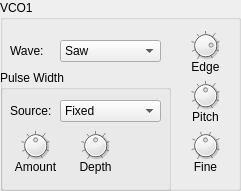
  <widget class="QGroupBox" name="groupBox">
   <property name="geometry">
    <rect>
     <x>20</x>
     <y>80</y>
     <width>241</width>
     <height>191</height>
    </rect>
   </property>
   <property name="title">
    <string>VCO1</string>
   </property>
   <property name="flat">
    <bool>false</bool>
   </property>
   <widget class="QLabel" name="label">
    <property name="geometry">
     <rect>
      <x>10</x>
      <y>40</y>
      <width>51</width>
      <height>21</height>
     </rect>
    </property>
    <property name="text">
     <string>Wave:</string>
    </property>
   </widget>
   <widget class="ComboPicker" name="osc1wave">
    <property name="geometry">
     <rect>
      <x>60</x>
      <y>40</y>
      <width>101</width>
      <height>22</height>
     </rect>
    </property>
    <item>
     <property name="text">
      <string>Saw</string>
     </property>
    </item>
    <item>
     <property name="text">
      <string>Pulse</string>
     </property>
    </item>
    <item>
     <property name="text">
      <string>Saw 2</string>
     </property>
    </item>
    <item>
     <property name="text">
      <string>Mix</string>
     </property>
    </item>
   </widget>
   <widget class="DialKnob" name="edge1">
    <property name="geometry">
     <rect>
      <x>190</x>
      <y>30</y>
      <width>31</width>
      <height>31</height>
     </rect>
    </property>
    <property name="sizePolicy">
     <sizepolicy hsizetype="Fixed" vsizetype="Fixed">
      <horstretch>0</horstretch>
      <verstretch>0</verstretch>
     </sizepolicy>
    </property>
    <property name="minimumSize">
     <size>
      <width>0</width>
      <height>0</height>
     </size>
    </property>
    <property name="maximumSize">
     <size>
      <width>16777215</width>
      <height>16777215</height>
     </size>
    </property>
    <property name="minimum">
     <number>0</number>
    </property>
    <property name="maximum">
     <number>127</number>
    </property>
    <property name="value">
     <number>100</number>
    </property>
    <property name="notchTarget">
     <double>16.000000000000000</double>
    </property>
    <property name="notchesVisible">
     <bool>true</bool>
    </property>
   </widget>
   <widget class="QLabel" name="label_8">
    <property name="geometry">
     <rect>
      <x>180</x>
      <y>60</y>
      <width>51</width>
      <height>21</height>
     </rect>
    </property>
    <property name="frameShadow">
     <enum>QFrame::Plain</enum>
    </property>
    <property name="text">
     <string>Edge</string>
    </property>
    <property name="alignment">
     <set>Qt::AlignHCenter|Qt::AlignTop</set>
    </property>
   </widget>
   <widget class="QGroupBox" name="groupBox_2">
    <property name="geometry">
     <rect>
      <x>0</x>
      <y>70</y>
      <width>171</width>
      <height>121</height>
     </rect>
    </property>
    <property name="title">
     <string>Pulse Width</string>
    </property>
    <widget class="ComboPicker" name="PWSrc1">
     <property name="geometry">
      <rect>
       <x>60</x>
       <y>30</y>
       <width>101</width>
       <height>22</height>
      </rect>
     </property>
     <item>
      <property name="text">
       <string>Fixed</string>
      </property>
     </item>
     <item>
      <property name="text">
       <string>PEG</string>
      </property>
     </item>
     <item>
      <property name="text">
       <string>FEG</string>
      </property>
     </item>
     <item>
      <property name="text">
       <string>LFO1</string>
      </property>
     </item>
     <item>
      <property name="text">
       <string>LFO2</string>
      </property>
     </item>
     <item>
      <property name="text">
       <string>LFO2 Phase</string>
      </property>
     </item>
     <item>
      <property name="text">
       <string>LFO2 Fast</string>
      </property>
     </item>
    </widget>
    <widget class="QLabel" name="label_2">
     <property name="geometry">
      <rect>
       <x>10</x>
       <y>30</y>
       <width>51</width>
       <height>21</height>
      </rect>
     </property>
     <property name="text">
      <string>Source:</string>
     </property>
    </widget>
    <widget class="QLabel" name="label_10">
     <property name="geometry">
      <rect>
       <x>70</x>
       <y>90</y>
       <width>51</width>
       <height>21</height>
      </rect>
     </property>
     <property name="frameShadow">
      <enum>QFrame::Plain</enum>
     </property>
     <property name="text">
      <string>Depth</string>
     </property>
     <property name="alignment">
      <set>Qt::AlignHCenter|Qt::AlignTop</set>
     </property>
    </widget>
    <widget class="DialKnob" name="depth1">
     <property name="geometry">
      <rect>
       <x>80</x>
       <y>60</y>
       <width>31</width>
       <height>31</height>
      </rect>
     </property>
     <property name="sizePolicy">
      <sizepolicy hsizetype="Fixed" vsizetype="Fixed">
       <horstretch>0</horstretch>
       <verstretch>0</verstretch>
      </sizepolicy>
     </property>
     <property name="minimumSize">
      <size>
       <width>0</width>
       <height>0</height>
      </size>
     </property>
     <property name="maximumSize">
      <size>
       <width>16777215</width>
       <height>16777215</height>
      </size>
     </property>
     <property name="minimum">
      <number>-64</number>
     </property>
     <property name="maximum">
      <number>63</number>
     </property>
     <property name="notchTarget">
      <double>16.000000000000000</double>
     </property>
     <property name="notchesVisible">
      <bool>true</bool>
     </property>
    </widget>
    <widget class="DialKnob" name="PW1">
     <property name="geometry">
      <rect>
       <x>20</x>
       <y>60</y>
       <width>31</width>
       <height>31</height>
      </rect>
     </property>
     <property name="sizePolicy">
      <sizepolicy hsizetype="Fixed" vsizetype="Fixed">
       <horstretch>0</horstretch>
       <verstretch>0</verstretch>
      </sizepolicy>
     </property>
     <property name="minimumSize">
      <size>
       <width>0</width>
       <height>0</height>
      </size>
     </property>
     <property name="maximumSize">
      <size>
       <width>16777215</width>
       <height>16777215</height>
      </size>
     </property>
     <property name="minimum">
      <number>0</number>
     </property>
     <property name="maximum">
      <number>127</number>
     </property>
     <property name="value">
      <number>64</number>
     </property>
     <property name="notchTarget">
      <double>16.000000000000000</double>
     </property>
     <property name="notchesVisible">
      <bool>true</bool>
     </property>
    </widget>
    <widget class="QLabel" name="label_11">
     <property name="geometry">
      <rect>
       <x>10</x>
       <y>90</y>
       <width>51</width>
       <height>21</height>
      </rect>
     </property>
     <property name="frameShadow">
      <enum>QFrame::Plain</enum>
     </property>
     <property name="text">
      <string>Amount</string>
     </property>
     <property name="alignment">
      <set>Qt::AlignHCenter|Qt::AlignTop</set>
     </property>
    </widget>
    <zorder>label_11</zorder>
    <zorder>label_10</zorder>
    <zorder>label_2</zorder>
    <zorder>PWSrc1</zorder>
    <zorder>depth1</zorder>
    <zorder>PW1</zorder>
   </widget>
   <widget class="QLabel" name="label_6">
    <property name="geometry">
     <rect>
      <x>180</x>
      <y>110</y>
      <width>51</width>
      <height>21</height>
     </rect>
    </property>
    <property name="frameShadow">
     <enum>QFrame::Plain</enum>
    </property>
    <property name="text">
     <string>Pitch</string>
    </property>
    <property name="alignment">
     <set>Qt::AlignHCenter|Qt::AlignTop</set>
    </property>
   </widget>
   <widget class="DialKnob" name="fine1">
    <property name="geometry">
     <rect>
      <x>190</x>
      <y>130</y>
      <width>31</width>
      <height>31</height>
     </rect>
    </property>
    <property name="sizePolicy">
     <sizepolicy hsizetype="Fixed" vsizetype="Fixed">
      <horstretch>0</horstretch>
      <verstretch>0</verstretch>
     </sizepolicy>
    </property>
    <property name="minimumSize">
     <size>
      <width>0</width>
      <height>0</height>
     </size>
    </property>
    <property name="maximumSize">
     <size>
      <width>16777215</width>
      <height>16777215</height>
     </size>
    </property>
    <property name="minimum">
     <number>-50</number>
    </property>
    <property name="maximum">
     <number>50</number>
    </property>
    <property name="notchTarget">
     <double>16.000000000000000</double>
    </property>
    <property name="notchesVisible">
     <bool>true</bool>
    </property>
   </widget>
   <widget class="QLabel" name="label_7">
    <property name="geometry">
     <rect>
      <x>180</x>
      <y>160</y>
      <width>51</width>
      <height>21</height>
     </rect>
    </property>
    <property name="frameShadow">
     <enum>QFrame::Plain</enum>
    </property>
    <property name="text">
     <string>Fine</string>
    </property>
    <property name="alignment">
     <set>Qt::AlignHCenter|Qt::AlignTop</set>
    </property>
   </widget>
   <widget class="DialKnob" name="pitch1">
    <property name="geometry">
     <rect>
      <x>190</x>
      <y>80</y>
      <width>31</width>
      <height>31</height>
     </rect>
    </property>
    <property name="sizePolicy">
     <sizepolicy hsizetype="Fixed" vsizetype="Fixed">
      <horstretch>0</horstretch>
      <verstretch>0</verstretch>
     </sizepolicy>
    </property>
    <property name="minimumSize">
     <size>
      <width>0</width>
      <height>0</height>
     </size>
    </property>
    <property name="maximumSize">
     <size>
      <width>16777215</width>
      <height>16777215</height>
     </size>
    </property>
    <property name="minimum">
     <number>-64</number>
    </property>
    <property name="maximum">
     <number>63</number>
    </property>
    <property name="notchTarget">
     <double>16.000000000000000</double>
    </property>
    <property name="notchesVisible">
     <bool>true</bool>
    </property>
   </widget>
   <zorder>label_7</zorder>
   <zorder>label_6</zorder>
   <zorder>label_8</zorder>
   <zorder>label</zorder>
   <zorder>osc1wave</zorder>
   <zorder>edge1</zorder>
   <zorder>groupBox_2</zorder>
   <zorder>fine1</zorder>
   <zorder>pitch1</zorder>
  </widget>
